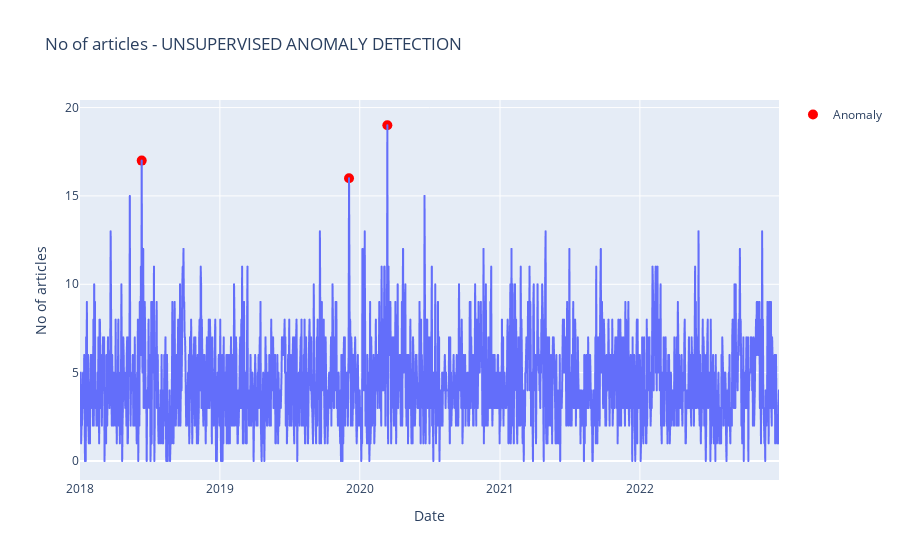

This figure's notebook cell:
### Code cell
import plotly.graph_objects as go

# Create a line chart with date on the x-axis and number of articles on the y-axis
fig = px.line(data, x=data.index, y=data["No of articles"].values, title='No of articles - UNSUPERVISED ANOMALY DETECTION', labels={'y':'No of articles'})

# Create a list of dates corresponding to the anomaly data points
anomaly_dates = anomalies.index

# Create a list of values corresponding to the anomaly data points
y_values = [anomalies.loc[i]['No of articles'] for i in anomaly_dates]

# Add a trace for the anomaly data points to the chart
fig.add_trace(go.Scatter(x=anomaly_dates, y=y_values, mode = 'markers',
                name = 'Anomaly',
                marker=dict(color='red',size=10)))

# Show the chart
fig.show()

### Figure 1 — Plotly figure (JSON) as saved in the notebook; plotly's stock layout.template omitted (floating-point values rounded to 4 significant figures; data arrays with more than 128 entries replaced by an {"elided": "..."} marker saying what was removed)
{"data": [{"hovertemplate": "Date=%{x}<br>No of articles=%{y}<extra></extra>", "legendgroup": "", "line": {"color": "#636efa", "dash": "solid"}, "marker": {"symbol": "circle"}, "mode": "lines", "name": "", "showlegend": false, "x": {"elided": "1825 str values"}, "xaxis": "x", "y": {"elided": "1825 int values"}, "yaxis": "y", "type": "scattergl"}, {"marker": {"color": "red", "size": 10}, "mode": "markers", "name": "Anomaly", "x": ["2018-06-11T00:00:00", "2019-12-04T00:00:00", "2020-03-13T00:00:00"], "y": [17, 16, 19], "type": "scatter"}], "layout": {"xaxis": {"anchor": "y", "domain": [0.0, 1.0], "title": {"text": "Date"}}, "yaxis": {"anchor": "x", "domain": [0.0, 1.0], "title": {"text": "No of articles"}}, "legend": {"tracegroupgap": 0}, "title": {"text": "No of articles - UNSUPERVISED ANOMALY DETECTION"}}}
